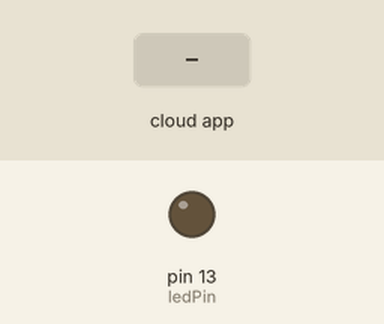
A sketch run on a simulated Arduino Uno, built with avr-gcc and run on an emulated ATmega328P. Parts: output pins drawn as LEDs (lit = HIGH). The test bench sets the inputs (shaded band). The ROS host is connected and sends only what is stated.

Above: at 1.8 s.
1.9 s: the phone or cloud app sets ee_motor_on to 1
At 2.4 s:
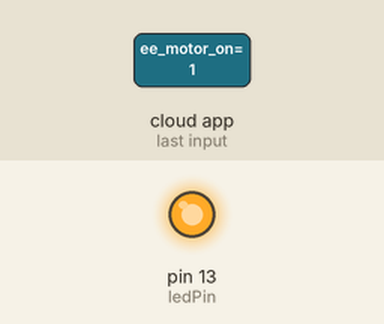
3.5 s: the phone or cloud app sets ee_motor_on to 0
At 5.1 s:
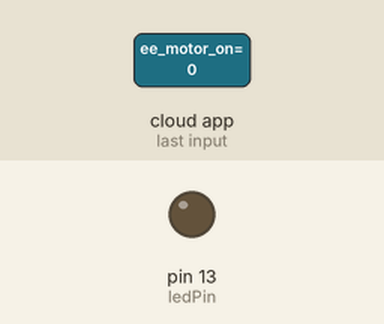
Timing chart, 0 to 6.6 s (numbered marks = the images above; inputs shaded):
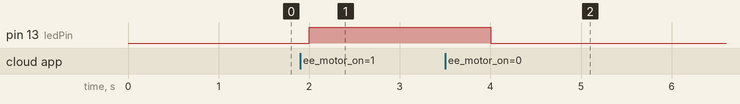

Measured:
- after the input at 1.9 s, pin 13 (ledPin): LOW → HIGH after 0.10 s
- after the input at 3.5 s, pin 13 (ledPin): HIGH → LOW after 0.50 s

The sketch:

ee_motor_io.ino
```cpp
#include <ros.h>
#include <std_msgs/Bool.h>

ros::NodeHandle nh;
uint8_t ledPin = 13;

void setIOCb(const std_msgs::Bool& setHigh) {
  if (setHigh.data == false) {
    digitalWrite(ledPin, LOW);  // sets the LED off
  } else {
    digitalWrite(ledPin, HIGH); // sets the LED on
  }
}
ros::Subscriber<std_msgs::Bool> sub("/ee_motor_on", &setIOCb );

void setup() {
  pinMode(ledPin, OUTPUT);
  nh.initNode();
  nh.subscribe(sub);
}

void loop() {
  nh.spinOnce();
  delay(1000);

}
```
